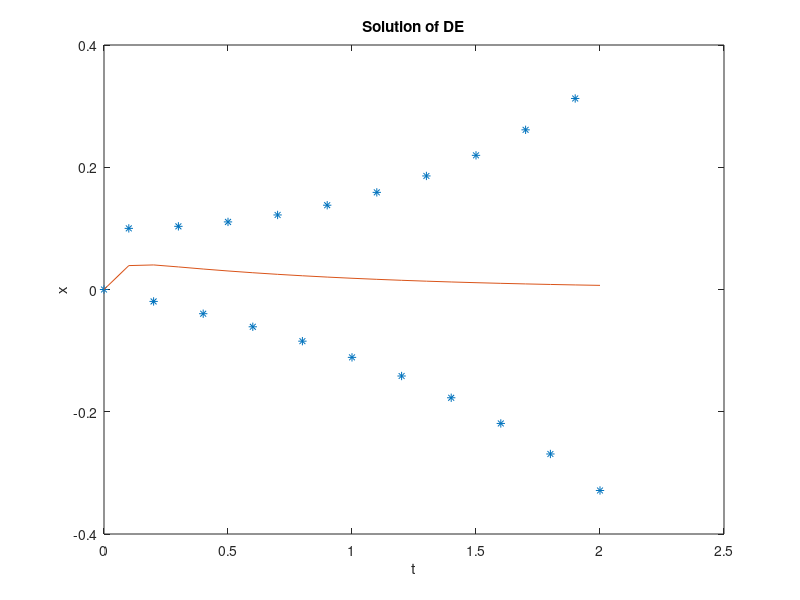

Here is the MATLAB script that generated this plot: (Note: this script raises an error after producing the figure.)
%% Euler DE Solver
clear all;
close all;
clc;
% input
f = @(t,y) -21*y+exp(-t);
deltat = 0.1;
tfinal = 2;
N = round(tfinal/deltat);
t(1) = 0; x(1) = 0;

% Euler steps
for i=1:N
    t(i+1) = t(i)+deltat;
    x(i+1) = x(i)+f(t(i),x(i))*deltat;
end

% Output

plot(t,x,"*")
xlabel("t")
ylabel("x")
title("Solution of DE")

xexact = 1/20*exp(-t)-1/20*exp(-21*t);
hold on 
plot(t,xexact)

% More output
t=t';
x=x';
xexact=xexact';
table(t,x,xexact)

% Error 
error = abs(x-xexact);
